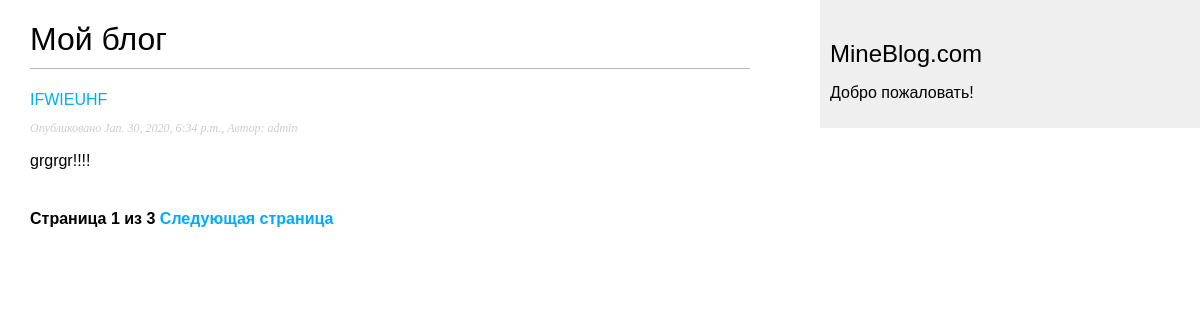
Screenshot of /blog/ with the database file from the repository.
### blog/models.py (models this page shows, shortened)
class Post(models.Model):
    STATUS_CHOICES = (
        ('draft', 'Draft'),
        ('published', 'Published'),
    )
    title = models.CharField(max_length=200)
    slug = models.SlugField(max_length=200, unique_for_date='publish')
    author = models.ForeignKey(User, on_delete=models.CASCADE, related_name='blog_posts')
    body = models.TextField(max_length=pow(10, 5))
    publish = models.DateTimeField(default=timezone.now)
    created = models.DateTimeField(auto_now_add=True)
    updated = models.DateTimeField(auto_now=True)
    status = models.CharField(max_length=10, choices=STATUS_CHOICES, default='draft')
    tags = TaggableManager()
    class Meta:
        ordering = ('-publish',)
    objects = models.Manager()
    published = PublishedManager()
    def get_absolute_url(self):
        return reverse('blog:post_detail', args=[
            self.publish.year, self.publish.month,
            self.publish.day, self.slug,
        ])

### blog/views.py (the view)
# urls.py: path('', views.PostListView.as_view(), name='post_list'),
class PostListView(ListView):
    queryset = Post.published.all()
    context_object_name = 'posts'
    paginate_by = 1
    template_name = 'blog/post/list.html'

### blog/templates/blog/post/list.html (shortened to what this page needs)
{% extends "blog/base.html" %}
{% block content %}
    <h1>
        Мой блог
    </h1>
    {% for post in posts %}
        <a href="{{ post.get_absolute_url }}">{{ post.title }}</a>
        <p class="date">Опубликовано {{ post.publish }},
            Автор: {{ post.author }}</p>
        {{ post.body|truncatewords:30|linebreaks }}
    {% endfor %}
    {% include "pagination.html" with page=page_obj %}
{% endblock %}

### blog/static/css/blog.css (style rules this page uses)
body { margin: 0; padding: 0; font-family: helvetica, sans-serif; }
a { color: #00abff; text-decoration: none; }
h1 { font-weight: normal; border-bottom: 1px solid #bbb; padding: 0 0 10px 0; }
p.date { color: #ccc; font-family: georgia, serif; font-size: 12px; font-style: italic; }

### rows the page displays
Post: title "IFWIEUHF", publish "Jan. 30, 2020, 6:34 p.m.", author "admin", body "grgrgr!!!!"

### other values shown
{{ page.number }} "1"
{{ page.paginator.num_pages }} "3"
